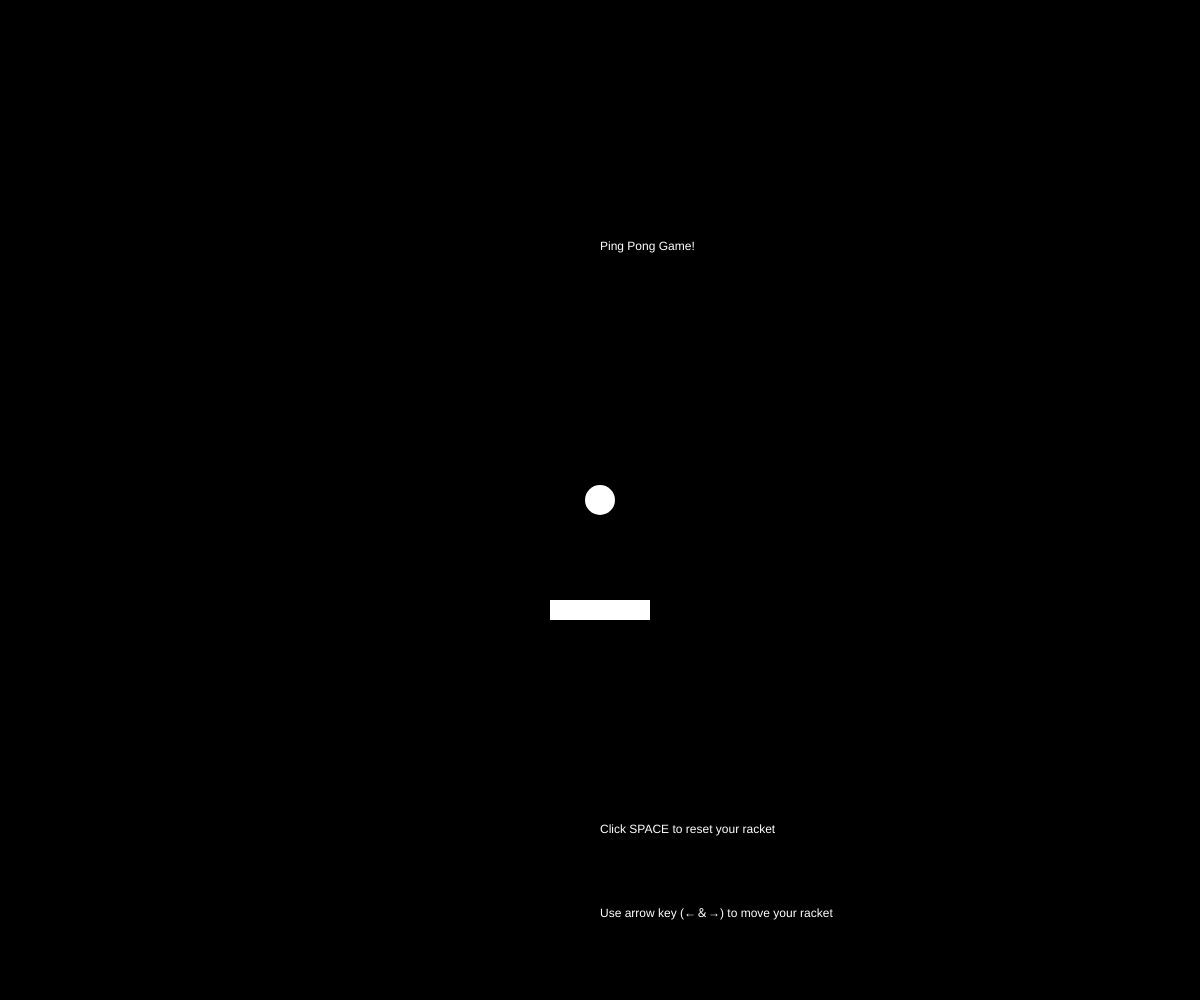
Frame 1 (no input)
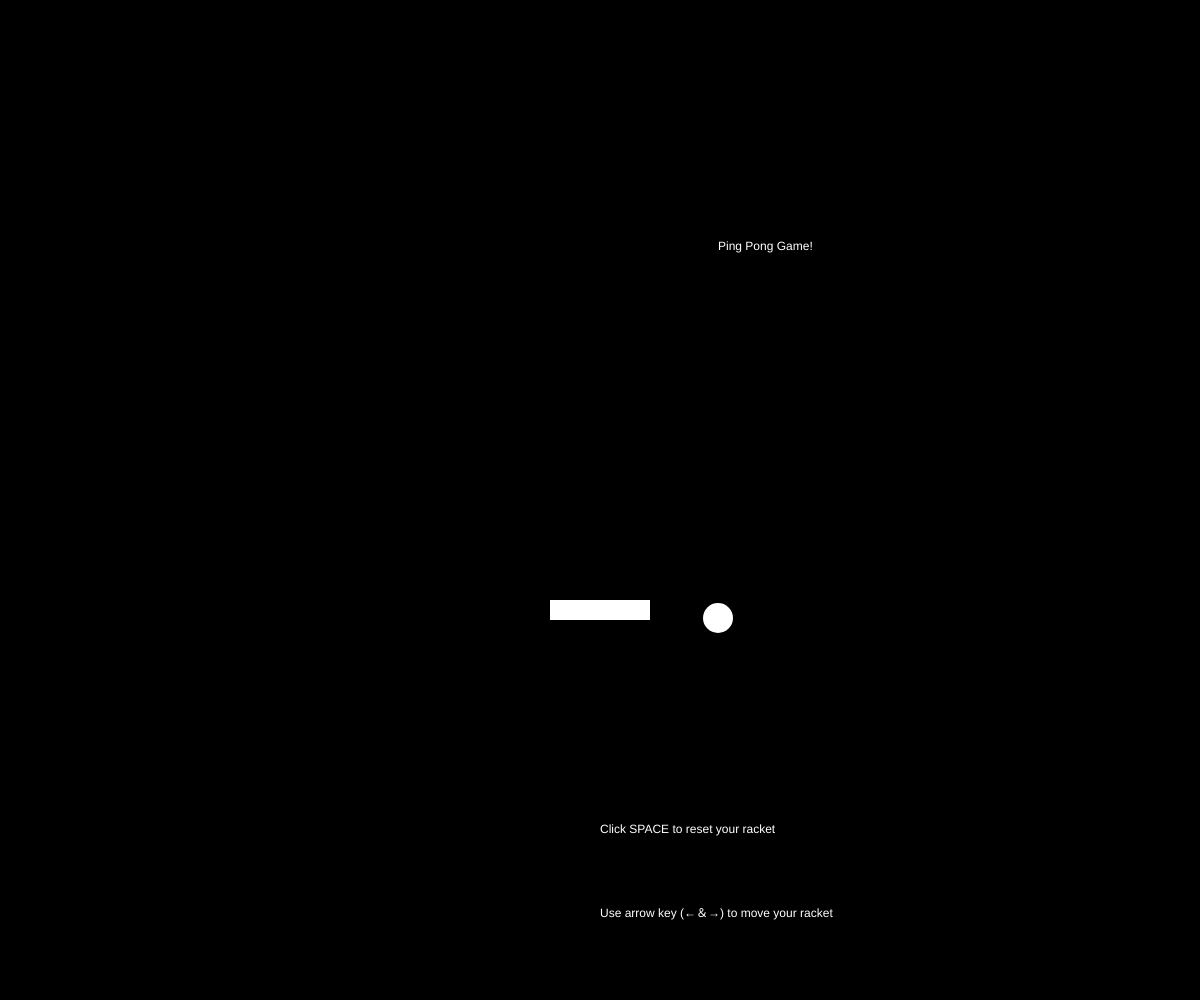
Frame 60 (no input)
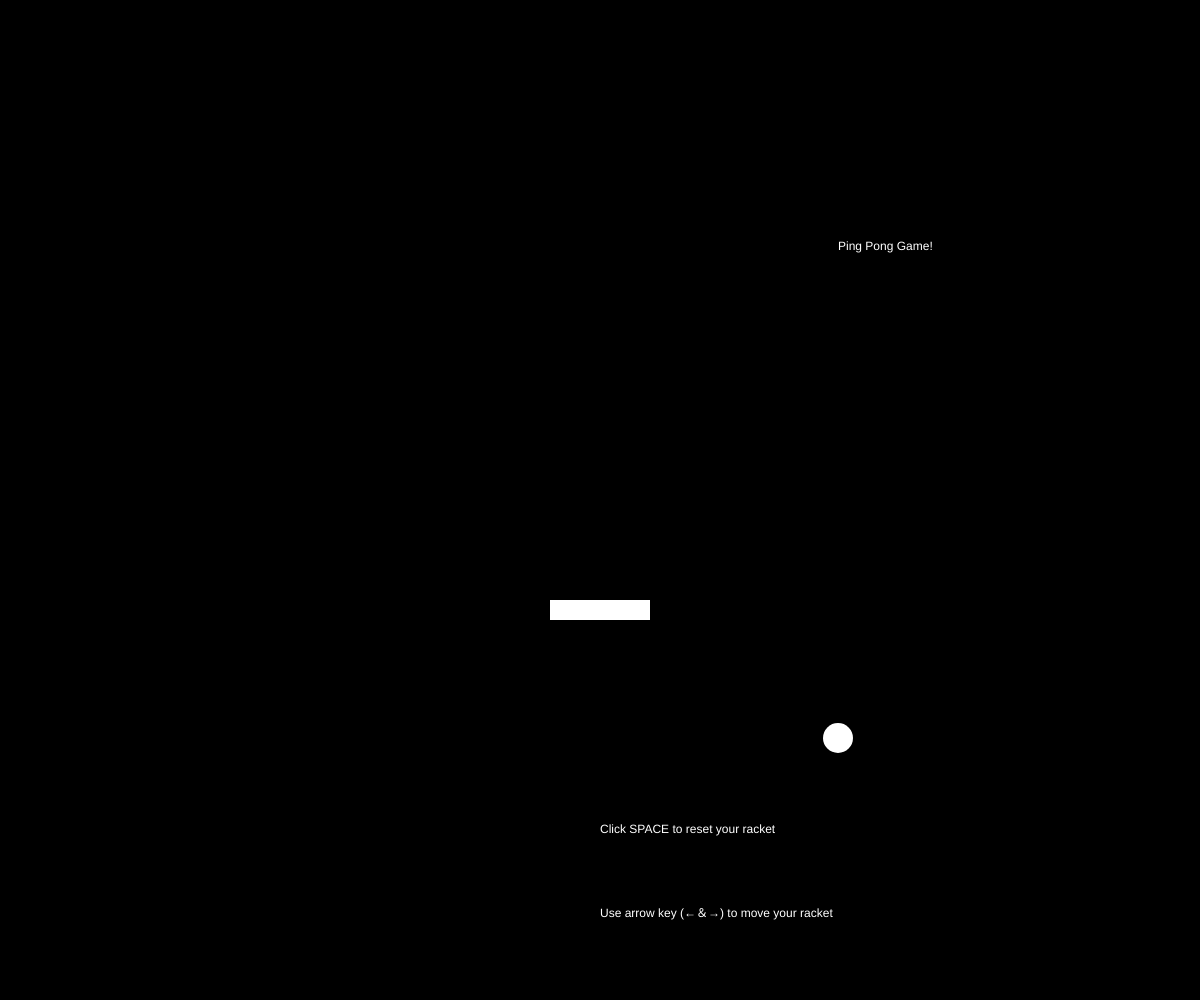
Frame 120 (the mouse pressed at the canvas centre since frame 60)

The p5.js sketch that drew these frames (run headless with seeded random() and noise() and a simulated clock; from frame 60 on, the mouse is pressed at the canvas centre):

// p5.js sketch
// ── sketch.js
// 最終課題を制作しよう
let p, q, x, y, vx, vy;

function setup(){
  createCanvas(windowWidth, windowHeight);
  x = width / 2;
  y = height / 2;
  vx = 2;
  vy = 2;
  p = width / 2;
  q = height / 2;
}


function draw(){
  push();
  background(0);
  noStroke();
  fill(255);
  text("Ping Pong Game!", x, height / 4);
  text("Click SPACE to reset your racket", width / 2, height / 6 * 5);
  text("Use arrow key (←＆→) to move your racket", width / 2, height / 12 * 11);
//ラケットの描画
  rect(p - 50, q + 100, 100, 20);
  if(keyIsDown(LEFT_ARROW)){ p -= 5; } //左矢印キーでラケットを左へ
  if(keyIsDown(RIGHT_ARROW)){ p += 5; } //右矢印キーでラケットを右へ
  ellipse(x, y, 30);
// 速度
  x += vx;
  y += vy;
// 跳ね返り
  if(x < 0 || x > width){ vx = -1 * vx; }
  if(y < 0 || y > height){ vy = -1 * vy; }
//ラケットに当たったときの跳ね返り
  if(x < p + 50 && x > p - 50 && y > q + 100){ vx = +1 * vx, vy = -1 * vy; }
  // if(x > p - 50 && y > q + 100){ vx = +1 * vx, vy = -1 * vy; }
// x座標、y座標を画面内に
  x = constrain(x, 0, width);
  y = constrain(y, 0, height);
  pop();
}

 function keyPressed(){ //スペースキーでラケットの位置リセット
   if(key == " "){ p = width / 2, q = height / 2; }
   }



function windowResized(){
  resizeCanvas(windowWidth, windowHeight);
}
